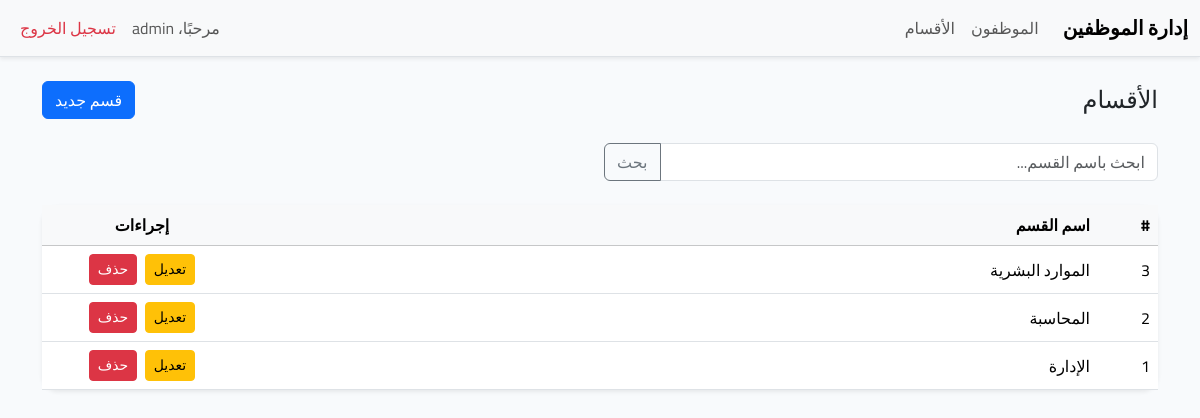
Page /modules/departments/index.php (signed in) on the committed database.
### tables this page shows
CREATE TABLE departments (
  id INT AUTO_INCREMENT PRIMARY KEY,
  name VARCHAR(100) NOT NULL
);

### modules/departments/index.php (the view, shortened to what this page needs)
<?php
require_once __DIR__ . '/../../config/config.php';
$q = trim($_GET['q'] ?? '');
$sql = "SELECT * FROM departments";
$params = [];
$sql .= " ORDER BY id DESC";
$stmt = $pdo->prepare($sql);
$stmt->execute($params);
$rows = $stmt->fetchAll();
include __DIR__ . '/../../includes/header.php';
?>
<div class="d-flex justify-content-between align-items-center mb-4">
  <h1 class="h4 mb-0">
    <i class="bi bi-diagram-3 text-primary"></i> الأقسام
  </h1>
  <a class="btn btn-primary" href="/arabic_hr_crud_php/modules/departments/create.php">
    <i class="bi bi-plus-circle"></i> قسم جديد
  </a>
</div>
<form class="row g-2 mb-4">
  <div class="col-md-6">
    <div class="input-group">
      <input
        class="form-control"
        name="q"
        placeholder="ابحث باسم القسم..."
        value="<?php echo htmlspecialchars($q); ?>"/>
      <button class="btn btn-outline-secondary">
        <i class="bi bi-search"></i> بحث
      </button>
    </div>
  </div>
</form>
<div class="card shadow-sm border-0">
  <div class="card-body p-0">
    <div class="table-responsive">
      <table class="table table-hover align-middle mb-0">
        <thead class="table-light">
          <tr>
            <th style="width: 60px;">#</th>
            <th>اسم القسم</th>
            <th class="text-center" style="width: 200px;">إجراءات</th>
          </tr>
        </thead>
        <tbody>
          <?php if ($rows): ?>
            <?php foreach ($rows as $r): ?>
              <tr>
                <td><?php echo (int)$r['id']; ?></td>
                <td><?php echo htmlspecialchars($r['name']); ?></td>
                <td class="text-center">
                  <a class="btn btn-sm btn-warning me-1"
                     href="/arabic_hr_crud_php/modules/departments/edit.php?id=<?php echo $r['id']; ?>">
                     تعديل
                  </a>
                  <a class="btn btn-sm btn-danger"
                     onclick="return confirm('هل أنت متأكد من الحذف؟');"
                     href="/arabic_hr_crud_php/modules/departments/delete.php?id=<?php echo $r['id']; ?>">
                    حذف
                  </a>
                </td>
              </tr>
            <?php endforeach; ?>
          <?php endif; ?>
        </tbody>
      </table>
    </div>
  </div>
</div>
<?php include __DIR__ . '/../../includes/footer.php'; ?>

### includes/header.php (style rules this page uses)
body { font-family: 'Cairo', system-ui, -apple-system, Segoe UI, Roboto, 'Helvetica Neue', Arial, 'Noto Sans', 'Liberation Sans', 'Apple Color Emoji','Segoe UI Emoji', 'Segoe UI Symbol'; background:#f8fafc; }
.card { border-radius:1rem; }
.table thead th { white-space: nowrap; }

### rows in the picture
departments: id "3", name "الموارد البشرية"
departments: id "2", name "المحاسبة"
departments: id "1", name "الإدارة"

### other values in the picture
$_SESSION['user']['username'] "admin"
